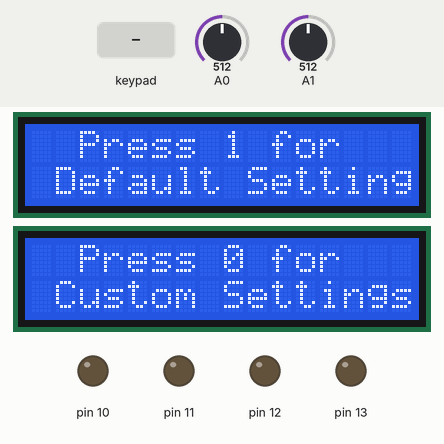
Simulated run of this sketch. Board: Arduino Uno, built with avr-gcc and run on an emulated ATmega328P. Parts: 2 × 16×2 character LCD, output pins drawn as LEDs (lit = HIGH). The inputs (shaded band) are chosen by the test bench; at power-on: A1 = 512, A0 = 512. What the sketch prints to the serial monitor is not drawn.

Above: at 1.3 s.
1.4 s: key '1' pressed
At 2.1 s:
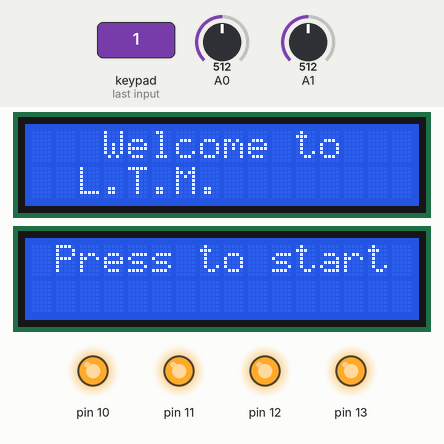
2.9 s: A1 set to 1010
4.4 s: A1 set to 1023
At 6.7 s:
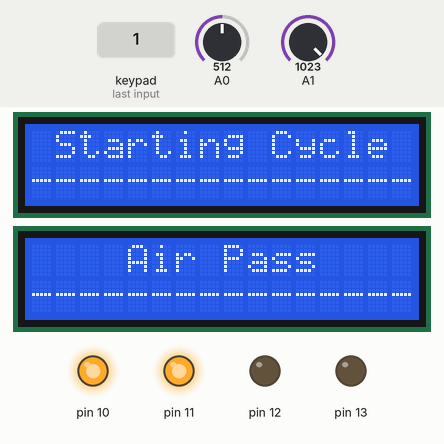
16.4 s: A1 set to 900
At 18.0 s:
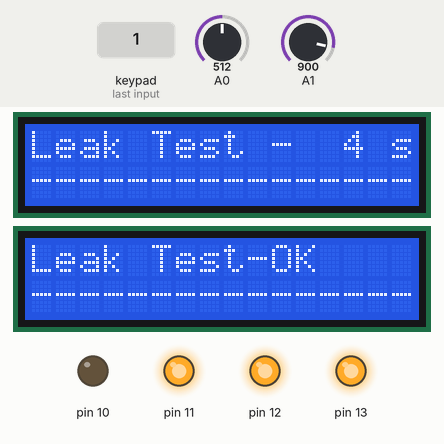
Timing chart, 0 to 20.1 s (numbered marks = the images above; inputs shaded):
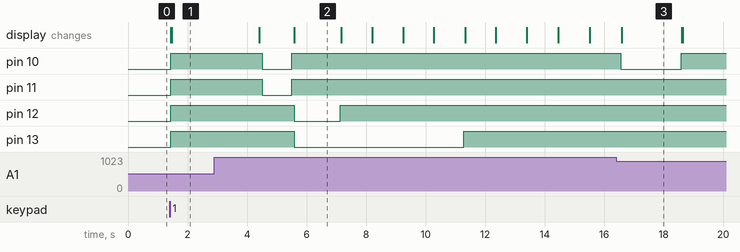

Measured:
- the behaviour switches between 1022 and 1023 on A1 (found by bisection; images 1 and 2)
- after the input at 1.4 s, pin 10–13: LOW → HIGH at once; the display: first changes at once (image 1 shows a later state)
- after the input at 2.9 s, every drawn part: stays the same
- after the input at 4.4 s, pin 10, pin 11: HIGH → LOW after 0.11 s, → HIGH 1.0 s later; pin 12: HIGH → LOW after 1.2 s, → HIGH 1.5 s later; pin 13: HIGH → LOW after 1.2 s, → HIGH 5.7 s later; the display: first changes at once (image 2 shows a later state)
- after the input at 16.4 s, pin 10: goes on until 18.6 s, then stays HIGH; pin 11: stays HIGH (without the input it goes to LOW after 2.3 s); pin 12, pin 13: stays HIGH (without the input it goes to LOW after 3.4 s)
- what the display in image 2 shows lasts 1.6 s, from 5.6 s to 7.2 s
- what the display in image 3 shows lasts 2.0 s, from 16.6 s to 18.6 s

The sketch:

LTM.ino
```cpp
#include <LiquidCrystal_I2C.h>
#include <Wire.h>
#include <Keypad.h>

const byte ROWS = 4;
const byte COLS = 4;

char hexaKeys[ROWS][COLS] = {
  {'1', '2', '3', 'A'},
  {'4', '5', '6', 'B'},
  {'7', '8', '9', 'C'},
  {'*', '0', '#', 'D'}
};
byte rowPins[ROWS] = {9, 8, 7, 6};
byte colPins[COLS] = {5, 4, 3, 2};

Keypad customKeypad = Keypad( makeKeymap(hexaKeys), rowPins, colPins, ROWS, COLS);

LiquidCrystal_I2C lcd(0x27, 16, 2);
LiquidCrystal_I2C lcd1(0x26, 16, 2);
float a = 0;
float b = 0;
float c = 0;
float d = 0;
const  float OffSet = 0.483;
int button = 0;
int t = 0;
int u = 0;
int o = 0;
float carrier;
float carrierx;
float carrierr;


void setup()
{
  pinMode(A0, INPUT);
  pinMode(A1, INPUT);
  pinMode(13, OUTPUT);
  pinMode(12, OUTPUT);
  pinMode(11, OUTPUT);
  pinMode(10, OUTPUT);

  lcd.begin(16, 2);
  lcd1.begin(16, 2);
  lcd.backlight();
  lcd1.backlight();
  Serial.begin(9600);


}

void loop() {

  if (o == 0) {
    lcd.setCursor(2, 0);
    lcd.print ("Press 1 for");
    lcd.setCursor(1, 1);
    lcd.print ("Default Settings");
    lcd1.setCursor(2, 0);
    lcd1.print("Press 0 for");
    lcd1.setCursor(1, 1);
    lcd1.print("Custom Settings");
    char keyy = customKeypad.getKey();
    if (keyy) {
      o = 1;
      carrierr = (keyy);
      Serial.println(keyy);
      Serial.println(carrierr);
      lcd.clear();
      lcd1.clear();
    }
  }

  else if (t == 0 & carrierr == 48 ) {
    lcd.setCursor(1, 0);
    lcd.print ("Enter filling");
    lcd1.setCursor(0, 0);
    lcd1.print("Time in Seconds");
    char key = customKeypad.getKey();
    if (key) {
      t = 1;
      carrier = (key);
      Serial.println(key);
      Serial.println(carrier);
      lcd.clear();
      lcd1.clear();
    }
  }

  else if (u == 0 & carrierr == 48) {
    lcd.setCursor(1, 0);
    lcd.print ("Enter Testing");
    lcd1.setCursor(0, 0);
    lcd1.print("Time in Second");
    char keyx = customKeypad.getKey();
    if (keyx) {
      u = 1;
      carrierx = (keyx);
      Serial.println(keyx);
      Serial.println(carrierx);
      lcd.clear();
      lcd1.clear();
    }
  }

  else if (carrierr == 49) {
    carrier = 52;
    carrierx = 53;
    carrierr = 0;
  }

  else if (analogRead(A1) == 1023) {

    lcd.clear();
    lcd1.clear();
    digitalWrite(13, HIGH);
    digitalWrite(12, HIGH);
    digitalWrite(11, HIGH);
    digitalWrite(10, HIGH);
    delay(100);
    digitalWrite(11, LOW);
    digitalWrite(10, LOW);
    delay(1000);
    digitalWrite(11, HIGH);
    digitalWrite(10, HIGH);

    lcd.clear();
    lcd1.clear();
    lcd.setCursor(1, 0);
    lcd.print("Starting Cycle");
    lcd.setCursor(0, 1);
    lcd.print("-----------------------");
    lcd1.setCursor(4, 0);
    lcd1.print("Air Pass");
    lcd1.setCursor(0, 1);
    lcd1.print("-----------------------");
    digitalWrite(13, LOW);
    digitalWrite(12, LOW);
    delay(1500);
    lcd.clear();
    lcd1.clear();
    lcd.setCursor(0, 0);
    lcd.print("Cycle in Progress");
    lcd.setCursor(0, 1);
    lcd.print("-----------------------");
    digitalWrite(12, HIGH);
    lcd1.clear();
    digitalWrite(12, HIGH);
    float fill = carrier - 48;
    Serial.println(fill);

    for (int i = 0; i < fill ; i++) {
      lcd1.setCursor(0, 0);
      lcd1.print("Filling Air -");
      lcd1.setCursor(13, 0);
      lcd1.print(i);
      lcd1.setCursor(15, 0);
      lcd1.print("s");
      lcd1.setCursor(0, 1);
      lcd1.print("-----------------------");
      delay(1000);
    };

    lcd1.clear();
    lcd.clear();
    digitalWrite(13, HIGH);
    a = analogRead(A0);
    float test = carrierx - 48;


    for (int j = 0; j < test ; j++) {
      lcd.setCursor(0, 0);
      lcd.print("Leak Test -");
      lcd.setCursor(13, 0);
      lcd.print(j);
      lcd.setCursor(15, 0);
      lcd.print("s");
      lcd.setCursor(0, 1);
      lcd.print("-----------------------");
      lcd1.setCursor(0, 0);
      lcd1.print("Pressure-");
      lcd1.setCursor(9, 0);
      float pressure_bar = ((3.205 * ((float)(((analogRead(A0)) * 5.0) / 1024.0))) * 1000000.0 / 10e5);
      lcd1.print(pressure_bar);
      lcd1.setCursor(13, 0);
      lcd1.print("Bar");
      delay(1000);
    };
    b = analogRead(A0);
    digitalWrite(12, HIGH);
    c = a - 20;
    d = a + 20;

    if ( b<d and b>c) {
      digitalWrite(10, LOW);
      lcd1.clear();
      lcd1.setCursor(0, 0);
      lcd1.print("Leak Test-OK");
      lcd1.setCursor(0, 1);
      lcd1.print("-----------------------");
      delay(2000);
      digitalWrite(10, HIGH);
      lcd.clear();
      lcd1.clear();
    }
    else {
      digitalWrite(11, LOW);
      lcd1.clear();
      lcd1.setCursor(4, 0);
      lcd1.print("Leak Test");
      lcd1.setCursor(6, 1);
      lcd1.print("FAIL");
      delay(2000);
      digitalWrite(11, HIGH);
      lcd.clear();
      lcd1.clear();
    }
    delay(10);
  }
  else {
    digitalWrite(13, HIGH);
    digitalWrite(12, HIGH);
    digitalWrite(11, HIGH);
    digitalWrite(10, HIGH);
    lcd.setCursor(3, 0);
    lcd.print("Welcome to");
    lcd.setCursor(2, 1);
    lcd.print("L.T.M.");
    lcd1.setCursor(1, 0);
    lcd1.print("Press to start");
  }
}
```

ltm.cpp
```cpp
#include <LiquidCrystal_I2C.h>
#include <Wire.h>
#include <Keypad.h>

const byte ROWS = 4;
const byte COLS = 4;

char hexaKeys[ROWS][COLS] = {
  {'1', '2', '3', 'A'},
  {'4', '5', '6', 'B'},
  {'7', '8', '9', 'C'},
  {'*', '0', '#', 'D'}
};
byte rowPins[ROWS] = {9, 8, 7, 6};
byte colPins[COLS] = {5, 4, 3, 2};

Keypad customKeypad = Keypad( makeKeymap(hexaKeys), rowPins, colPins, ROWS, COLS);

LiquidCrystal_I2C lcd(0x27, 16, 2);
LiquidCrystal_I2C lcd1(0x26, 16, 2);
float a = 0;
float b = 0;
float c = 0;
float d = 0;
const  float OffSet = 0.483;
int button = 0;
int t = 0;
int u = 0;
int o = 0;
float carrier;
float carrierx;
float carrierr;


void setup()
{
  pinMode(A0, INPUT);
  pinMode(A1, INPUT);
  pinMode(13, OUTPUT);
  pinMode(12, OUTPUT);
  pinMode(11, OUTPUT);
  pinMode(10, OUTPUT);

  lcd.begin(16, 2);
  lcd1.begin(16, 2);
  lcd.backlight();
  lcd1.backlight();
  Serial.begin(9600);


}

void loop() {

  if (o == 0) {
    lcd.setCursor(2, 0);
    lcd.print ("Press 1 for");
    lcd.setCursor(1, 1);
    lcd.print ("Default Settings");
    lcd1.setCursor(2, 0);
    lcd1.print("Press 0 for");
    lcd1.setCursor(1, 1);
    lcd1.print("Custom Settings");
    char keyy = customKeypad.getKey();
    if (keyy) {
      o = 1;
      carrierr = (keyy);
      Serial.println(keyy);
      Serial.println(carrierr);
      lcd.clear();
      lcd1.clear();
    }
  }

  else if (t == 0 & carrierr == 48 ) {
    lcd.setCursor(1, 0);
    lcd.print ("Enter filling");
    lcd1.setCursor(0, 0);
    lcd1.print("Time in Seconds");
    char key = customKeypad.getKey();
    if (key) {
      t = 1;
      carrier = (key);
      Serial.println(key);
      Serial.println(carrier);
      lcd.clear();
      lcd1.clear();
    }
  }

  else if (u == 0 & carrierr == 48) {
    lcd.setCursor(1, 0);
    lcd.print ("Enter Testing");
    lcd1.setCursor(0, 0);
    lcd1.print("Time in Second");
    char keyx = customKeypad.getKey();
    if (keyx) {
      u = 1;
      carrierx = (keyx);
      Serial.println(keyx);
      Serial.println(carrierx);
      lcd.clear();
      lcd1.clear();
    }
  }

  else if (carrierr == 49) {
    carrier = 52;
    carrierx = 53;
    carrierr = 0;
  }

  else if (analogRead(A1) == 1023) {

    lcd.clear();
    lcd1.clear();
    digitalWrite(13, HIGH);
    digitalWrite(12, HIGH);
    digitalWrite(11, HIGH);
    digitalWrite(10, HIGH);
    delay(100);
    digitalWrite(11, LOW);
    digitalWrite(10, LOW);
    delay(1000);
    digitalWrite(11, HIGH);
    digitalWrite(10, HIGH);

    lcd.clear();
    lcd1.clear();
    lcd.setCursor(1, 0);
    lcd.print("Starting Cycle");
    lcd.setCursor(0, 1);
    lcd.print("-----------------------");
    lcd1.setCursor(4, 0);
    lcd1.print("Air Pass");
    lcd1.setCursor(0, 1);
    lcd1.print("-----------------------");
    digitalWrite(13, LOW);
    digitalWrite(12, LOW);
    delay(1500);
    lcd.clear();
    lcd1.clear();
    lcd.setCursor(0, 0);
    lcd.print("Cycle in Progress");
    lcd.setCursor(0, 1);
    lcd.print("-----------------------");
    digitalWrite(12, HIGH);
    lcd1.clear();
    digitalWrite(12, HIGH);
    float fill = carrier - 48;
    Serial.println(fill);

    for (int i = 0; i < fill ; i++) {
      lcd1.setCursor(0, 0);
      lcd1.print("Filling Air -");
      lcd1.setCursor(13, 0);
      lcd1.print(i);
      lcd1.setCursor(15, 0);
      lcd1.print("s");
      lcd1.setCursor(0, 1);
      lcd1.print("-----------------------");
      delay(1000);
    };

    lcd1.clear();
    lcd.clear();
    digitalWrite(13, HIGH);
    a = analogRead(A0);
    float test = carrierx - 48;


    for (int j = 0; j < test ; j++) {
      lcd.setCursor(0, 0);
      lcd.print("Leak Test -");
      lcd.setCursor(13, 0);
      lcd.print(j);
      lcd.setCursor(15, 0);
      lcd.print("s");
      lcd.setCursor(0, 1);
      lcd.print("-----------------------");
      lcd1.setCursor(0, 0);
      lcd1.print("Pressure-");
      lcd1.setCursor(9, 0);
      float pressure_bar = ((3.205 * ((float)(((analogRead(A0)) * 5.0) / 1024.0))) * 1000000.0 / 10e5);
      lcd1.print(pressure_bar);
      lcd1.setCursor(13, 0);
      lcd1.print("Bar");
      delay(1000);
    };
    b = analogRead(A0);
    digitalWrite(12, HIGH);
    c = a - 20;
    d = a + 20;

    if ( b<d and b>c) {
      digitalWrite(10, LOW);
      lcd1.clear();
      lcd1.setCursor(0, 0);
      lcd1.print("Leak Test-OK");
      lcd1.setCursor(0, 1);
      lcd1.print("-----------------------");
      delay(2000);
      digitalWrite(10, HIGH);
      lcd.clear();
      lcd1.clear();
    }
    else {
      digitalWrite(11, LOW);
      lcd1.clear();
      lcd1.setCursor(4, 0);
      lcd1.print("Leak Test");
      lcd1.setCursor(6, 1);
      lcd1.print("FAIL");
      delay(2000);
      digitalWrite(11, HIGH);
      lcd.clear();
      lcd1.clear();
    }
    delay(10);
  }
  else {
    digitalWrite(13, HIGH);
    digitalWrite(12, HIGH);
    digitalWrite(11, HIGH);
    digitalWrite(10, HIGH);
    lcd.setCursor(3, 0);
    lcd.print("Welcome to");
    lcd.setCursor(2, 1);
    lcd.print("L.T.M.");
    lcd1.setCursor(1, 0);
    lcd1.print("Press to start");
  }
}
```
